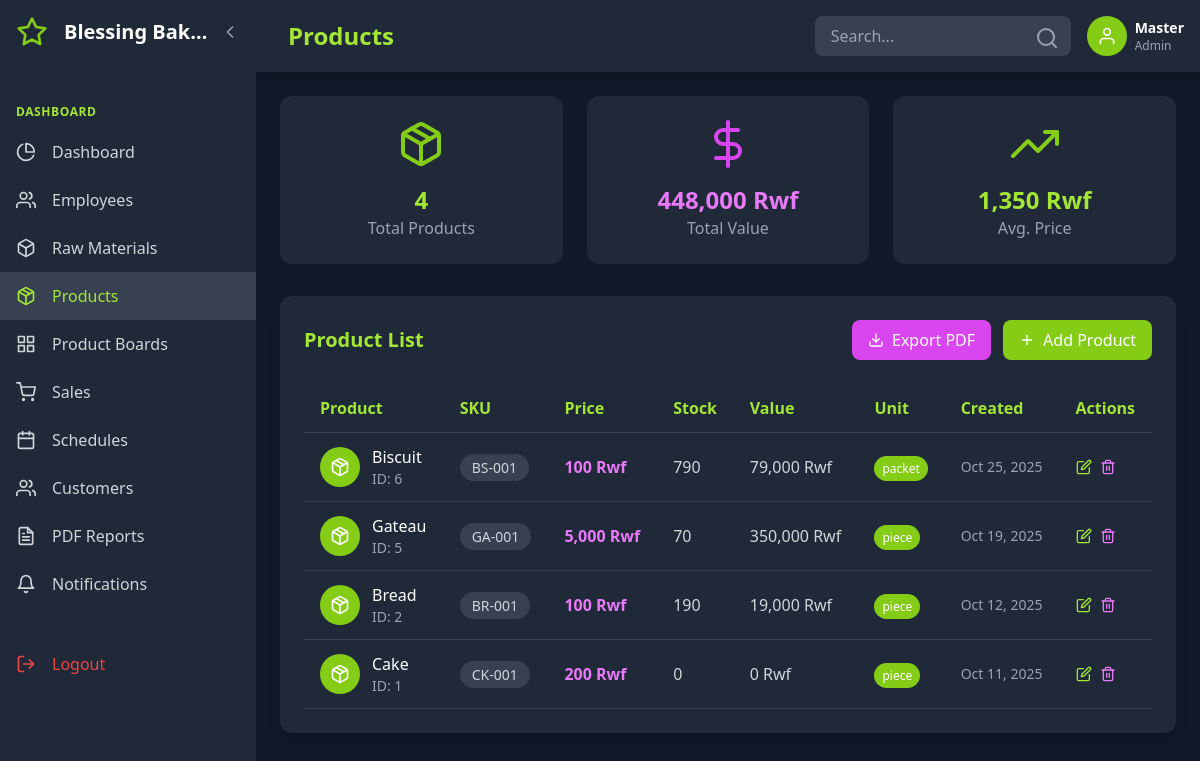
Screenshot of /?page=products (signed in) with the database file from the repository.
### tables this page shows
CREATE TABLE `system_settings` (
  `id` int(11) NOT NULL,
  `business_name` varchar(255) DEFAULT 'Bakery Management System',
  `currency` varchar(10) DEFAULT 'Frw',
  `timezone` varchar(50) DEFAULT 'Africa/Kigali',
  `date_format` varchar(20) DEFAULT 'Y-m-d',
  `low_stock_threshold` int(11) DEFAULT 10,
  `updated_at` datetime DEFAULT current_timestamp() ON UPDATE current_timestamp()
);

CREATE TABLE `products` (
  `id` int(11) NOT NULL,
  `name` varchar(150) NOT NULL,
  `sku` varchar(80) DEFAULT NULL,
  `price` decimal(10,2) DEFAULT 0.00,
  `unit` varchar(20) DEFAULT NULL,
  `created_at` datetime DEFAULT current_timestamp(),
  `stock` int(11) NOT NULL DEFAULT 0
);

### app/controllers/products.php (the view, shortened to what the rows shown need)
<?php
$prods = $pdo->query('SELECT * FROM products ORDER BY created_at DESC')->fetchAll();
?>
<div class="bg-gray-800 rounded-xl p-6 shadow-lg">
    <div class="overflow-x-auto">
        <table class="w-full">
            <thead>
                <tr class="border-b border-gray-700">
                    <th class="text-left py-3 px-4 text-lime-400">Product</th>
                    <th class="text-left py-3 px-4 text-lime-400">SKU</th>
                    <th class="text-left py-3 px-4 text-lime-400">Price</th>
                    <th class="text-left py-3 px-4 text-lime-400">Stock</th>
                    <th class="text-left py-3 px-4 text-lime-400">Value</th>
                    <th class="text-left py-3 px-4 text-lime-400">Unit</th>
                    <th class="text-left py-3 px-4 text-lime-400">Created</th>
                    <th class="text-left py-3 px-4 text-lime-400">Actions</th>
                </tr>
            </thead>
            <tbody id="productsTableBody">
                <?php foreach($prods as $p): ?>
                <tr class="border-b border-gray-700 hover:bg-gray-700" data-product-id="<?= $p['id'] ?>">
                    <td class="py-3 px-4">
                        <div class="flex items-center space-x-3">
                            <div class="w-10 h-10 bg-lime-500 rounded-full flex items-center justify-center">
                                <i data-feather="package" class="w-5 h-5 text-white"></i>
                            </div>
                            <div>
                                <p class="font-medium"><?= htmlspecialchars($p['name']) ?></p>
                                <p class="text-gray-400 text-sm">ID: <?= htmlspecialchars($p['id']) ?></p>
                            </div>
                        </div>
                    </td>
                    <td class="py-3 px-4">
                        <span class="bg-gray-700 text-gray-300 px-3 py-1 rounded-full text-sm">
                            <?= htmlspecialchars($p['sku'] ?? 'N/A') ?>
                        </span>
                    </td>
                    <td class="py-3 px-4">
                        <span class="text-fuchsia-400 font-bold"><?= number_format($p['price'], 0) ?> Rwf</span>
                    </td>
                    <td class="py-3 px-4 text-gray-300">
                        <?= number_format($p['stock'] ?? 0, 0) ?>
                    </td>
                    <td class="py-3 px-4 text-gray-300">
                        <?php $row_value = ($p['price'] ?? 0) * ($p['stock'] ?? 0); ?>
                        <?= number_format($row_value, 0) ?> Rwf
                    </td>
                    <td class="py-3 px-4">
                        <span class="bg-lime-500 text-white px-2 py-1 rounded-full text-xs">
                            <?= htmlspecialchars($p['unit'] ?? 'piece') ?>
                        </span>
                    </td>
                    <td class="py-3 px-4 text-gray-400 text-sm">
                        <?= date('M j, Y', strtotime($p['created_at'])) ?>
                    </td>
                    <td class="py-3 px-4">
                        <div class="flex space-x-2">
                            <button class="edit-product text-lime-400 hover:text-lime-300" data-id="<?= $p['id'] ?>">
                                <i data-feather="edit" class="w-4 h-4"></i>
                            </button>
                            <button class="delete-product text-fuchsia-400 hover:text-fuchsia-300" data-id="<?= $p['id'] ?>">
                                <i data-feather="trash-2" class="w-4 h-4"></i>
                            </button>
                        </div>
                    </td>
                </tr>
                <?php endforeach; ?>
            </tbody>
        </table>
    </div>
</div>

### app/views/header.php (shortened to what the rows shown need)
<?php
    $user = $_SESSION['user_id'] ?? null;
    $user_role = $_SESSION['role'] ?? 'employee';
    $user_name = $_SESSION['username'] ?? 'User';
    $current_page = $_GET['page'] ?? 'dashboard';
    $theme = $_SESSION['theme'] ?? 'dark';
    $language = $_SESSION['language'] ?? 'en';
if ($user):
?>
<!DOCTYPE html>
<html lang="<?= htmlspecialchars($language) ?>" class="<?= $theme === 'dark' ? 'dark' : '' ?>">
<head>
    <script src="https://cdn.tailwindcss.com"></script>
</head>
<body class="<?= $theme === 'dark' ? 'bg-gray-900 text-white' : 'bg-gray-100 text-gray-900' ?> min-h-screen flex">
    <div id="sidebar" class="sidebar sidebar-expanded bg-gray-800 fixed h-full overflow-hidden z-50">
        <div class="p-4 flex items-center justify-between">
            <div class="flex items-center min-w-0">
                <i data-feather="star" class="text-lime-500 w-8 h-8 flex-shrink-0"></i>
                <span class="logo-text ml-4 text-xl font-bold truncate"><?php echo $conn->query("SELECT business_name FROM system_settings LIMIT 1")->fetchColumn(); ?></span>
            </div>
            <button id="sidebarToggle" class="text-gray-400 hover:text-white ml-2 flex-shrink-0">
                <i data-feather="chevron-left" class="w-5 h-5 sidebar-toggle-icon"></i>
            </button>
        </div>
        <nav class="mt-8">
            <?php if ($user_role === 'admin'): ?>
                <div class="px-4 py-2 text-xs font-semibold text-lime-400 uppercase tracking-wider">
                    <span class="nav-item-text"><?= t('dashboard') ?></span>
                </div>
                <a href="?page=dashboard" class="nav-item flex items-center px-4 py-3 text-gray-300 hover:bg-gray-700 hover:text-lime-400 transition-colors <?= $current_page === 'dashboard' ? 'bg-gray-700 text-lime-400' : '' ?>">
                    <i data-feather="pie-chart" class="w-5 h-5 flex-shrink-0"></i>
                    <span class="nav-item-text ml-4 truncate"><?= t('dashboard') ?></span>
                </a>
                <a href="?page=employees" class="nav-item flex items-center px-4 py-3 text-gray-300 hover:bg-gray-700 hover:text-lime-400 transition-colors <?= $current_page === 'employees' ? 'bg-gray-700 text-lime-400' : '' ?>">
                    <i data-feather="users" class="w-5 h-5 flex-shrink-0"></i>
                    <span class="nav-item-text ml-4 truncate"><?= t('employees') ?></span>
                </a>
                <a href="?page=raw_materials" class="nav-item flex items-center px-4 py-3 text-gray-300 hover:bg-gray-700 hover:text-lime-400 transition-colors <?= $current_page === 'raw_materials' ? 'bg-gray-700 text-lime-400' : '' ?>">
                    <i data-feather="box" class="w-5 h-5 flex-shrink-0"></i>
                    <span class="nav-item-text ml-4 truncate"><?= t('raw_materials') ?></span>
                </a>
                <a href="?page=products" class="nav-item flex items-center px-4 py-3 text-gray-300 hover:bg-gray-700 hover:text-lime-400 transition-colors <?= $current_page === 'products' ? 'bg-gray-700 text-lime-400' : '' ?>">
                    <i data-feather="package" class="w-5 h-5 flex-shrink-0"></i>
                    <span class="nav-item-text ml-4 truncate"><?= t('products') ?></span>
                </a>
                <a href="?page=product_boards" class="nav-item flex items-center px-4 py-3 text-gray-300 hover:bg-gray-700 hover:text-lime-400 transition-colors <?= $current_page === 'product_boards' ? 'bg-gray-700 text-lime-400' : '' ?>">
                    <i data-feather="grid" class="w-5 h-5 flex-shrink-0"></i>
                    <span class="nav-item-text ml-4 truncate"><?= t('product_boards') ?></span>
                </a>
                <a href="?page=suppliers" class="nav-item flex items-center px-4 py-3 text-gray-300 hover:bg-gray-700 hover:text-fuchsia-400 transition-colors <?= $current_page === 'sales' ? 'bg-gray-700 text-fuchsia-400' : '' ?>">
                    <i data-feather="shopping-cart" class="w-5 h-5 flex-shrink-0"></i>
                    <span class="nav-item-text ml-4 truncate"><?= t('sales') ?></span>
                <a href="?page=schedules" class="nav-item flex items-center px-4 py-3 text-gray-300 hover:bg-gray-700 hover:text-lime-400 transition-colors <?= $current_page === 'schedules' ? 'bg-gray-700 text-lime-400' : '' ?>">
                    <i data-feather="calendar" class="w-5 h-5 flex-shrink-0"></i>
                    <span class="nav-item-text ml-4 truncate"><?= t('schedules') ?></span>
                </a>
                <a href="?page=customers" class="nav-item flex items-center px-4 py-3 text-gray-300 hover:bg-gray-700 hover:text-lime-400 transition-colors <?= $current_page === 'customers' ? 'bg-gray-700 text-lime-400' : '' ?>">
                    <i data-feather="users" class="w-5 h-5 flex-shrink-0"></i>
                    <span class="nav-item-text ml-4 truncate"><?= t('customers') ?></span>
                </a>
                <a href="?page=admin_reports" class="nav-item flex items-center px-4 py-3 text-gray-300 hover:bg-gray-700 hover:text-lime-400 transition-colors <?= $current_page === 'admin_reports' ? 'bg-gray-700 text-lime-400' : '' ?>">
                    <i data-feather="file-text" class="w-5 h-5 flex-shrink-0"></i>
                    <span class="nav-item-text ml-4 truncate"><?= t('admin_reports') ?></span>
                </a>
                <a href="?page=notifications" class="nav-item flex items-center px-4 py-3 text-gray-300 hover:bg-gray-700 hover:text-lime-400 transition-colors <?= $current_page === 'notifications' ? 'bg-gray-700 text-lime-400' : '' ?>">
                    <i data-feather="bell" class="w-5 h-5 flex-shrink-0"></i>
                    <span class="nav-item-text ml-4 truncate"><?= t('notifications') ?></span>
                </a>
            <?php endif; ?>
            <a href="?page=logout" class="nav-item flex items-center px-4 py-3 text-red-500 hover:bg-gray-700 hover:text-red-400 transition-colors mt-8">
                <i data-feather="log-out" class="w-5 h-5 flex-shrink-0"></i>
                <span class="nav-item-text ml-4 truncate"><?= t('logout') ?></span>
            </a>
        </nav>
    </div>
    <div id="mainContent" class="main-content main-expanded flex-1 transition-all duration-300">
        <header class="bg-gray-800 shadow-lg p-4 flex justify-between items-center">
            <div class="flex items-center space-x-4">
                <h1 class="text-2xl font-bold text-lime-400 capitalize"><?= str_replace('_', ' ', $current_page) ?></h1>
            </div>
            <div class="flex items-center space-x-4">
                <div class="relative hidden md:block">
                    <input type="text" placeholder="Search..." class="bg-gray-700 text-white px-4 py-2 rounded-lg focus:outline-none focus:ring-2 focus:ring-lime-500 w-64">
                    <i data-feather="search" class="absolute right-3 top-2.5 text-gray-400"></i>
                </div>
                <div class="flex items-center space-x-2">
                    <a href="?page=settings">
                        <div class="w-10 h-10 <?= $user_role === 'admin' ? 'bg-lime-500' : 'bg-fuchsia-500' ?> rounded-full flex items-center justify-center">
                            <i data-feather="user" class="w-5 h-5 text-white"></i>
                        </div>
                    </a>
                    <div class="hidden sm:block">
                        <p class="text-white font-semibold text-sm"><?= htmlspecialchars($user_name) ?></p>
                        <p class="text-gray-400 text-xs capitalize"><?= htmlspecialchars($user_role) ?></p>
                    </div>
                </div>
            </div>
        </header>
        <main class="p-6">
<?php else: ?>
<?php endif; ?>

### rows the page displays
system_settings: business_name "Blessing Bak…"
products: name "Biscuit", id "6", sku "BS-001", price "100", stock "790", row_value "79,000", unit "packet", created_at "Oct 25, 2025"
products: name "Gateau", id "5", sku "GA-001", price "5,000", stock "70", row_value "350,000", unit "piece", created_at "Oct 19, 2025"
products: name "Bread", id "2", sku "BR-001", price "100", stock "190", row_value "19,000", unit "piece", created_at "Oct 12, 2025"
products: name "Cake", id "1", sku "CK-001", price "200", stock "0", unit "piece", created_at "Oct 11, 2025"

### other values shown
t('dashboard') "DASHBOARD"
t('dashboard') "Dashboard"
t('employees') "Employees"
t('raw_materials') "Raw Materials"
t('products') "Products"
t('product_boards') "Product Boards"
t('sales') "Sales"
t('schedules') "Schedules"
t('customers') "Customers"
t('admin_reports') "PDF Reports"
t('notifications') "Notifications"
t('logout') "Logout"
str_replace('_', ' ', $current_page) "Products"
$user_name "Master"
$user_role "Admin"
